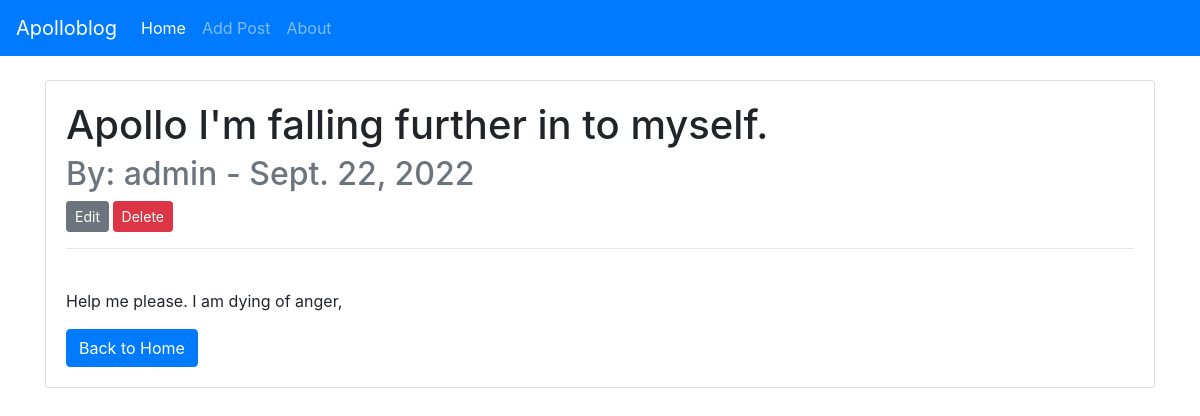
Page /article/2 on the earlier database version.
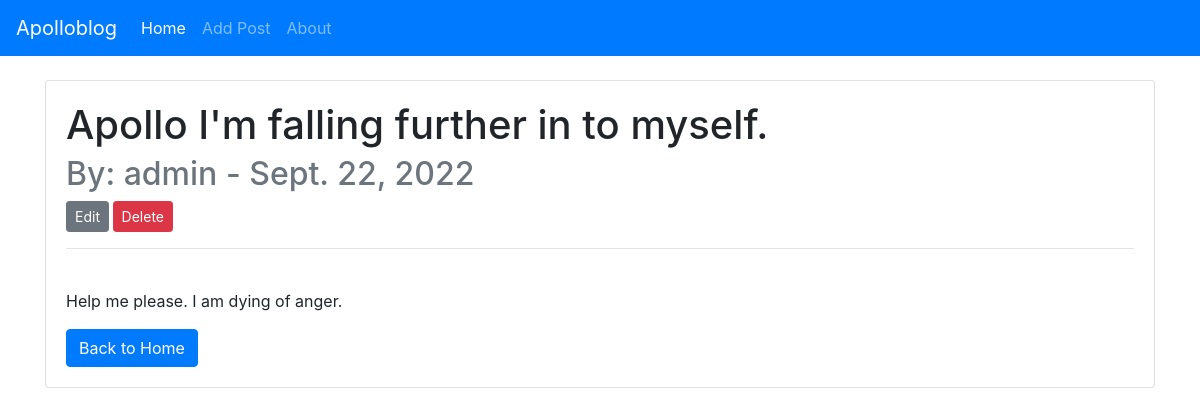
Same page on the later database version.
### blogroot/models.py (models this page shows, shortened)
class Post(models.Model):
	title = models.CharField(max_length=255) #max char length
	title_tag = models.CharField(max_length=255)
	author = models.ForeignKey(User, on_delete=models.CASCADE) #if user is deleted all related posts are
	body = models.TextField() #input field for text
	name = "Apollo Blog"
	post_date = models.DateField(auto_now_add = True)

### blogroot/views.py (the view)
# urls.py: path('article/<int:pk>', ArticleDetailView.as_view(), name='article_detail'),
class ArticleDetailView(DetailView):
	model = Post
	template_name = 'article_detail.html'

### blogroot/templates/article_detail.html (shortened to what this page needs)
{% extends 'base.html' %}
{% block content %}
<div class="card">
<div class="card-body">
<h1 class="card-title">{{ post.title }}</h1>
<h2 class="card-subtitle mb-2 text-muted">By: {{ post.author.username }} -
{{post.post_date}}</h2>
<small><a href="{% url 'update_post' post.pk %}" class="btn btn-secondary btn-sm">Edit</a>
<a href="{% url 'delete_post' post.pk %}" class="btn btn-danger btn-sm">Delete</a></small></h4>
<hr>
<br/>
<p class="card-text"> {{ post.body }}</p>
<a href="{% url 'home' %}" class="btn btn-primary"> Back to Home </a>
{% endblock %}

Differences in the rows shown:
changed Post "Apollo I'm falling further in to myself.": body "Help me please. I am dying of anger," → "Help me please. I am dying of anger."
